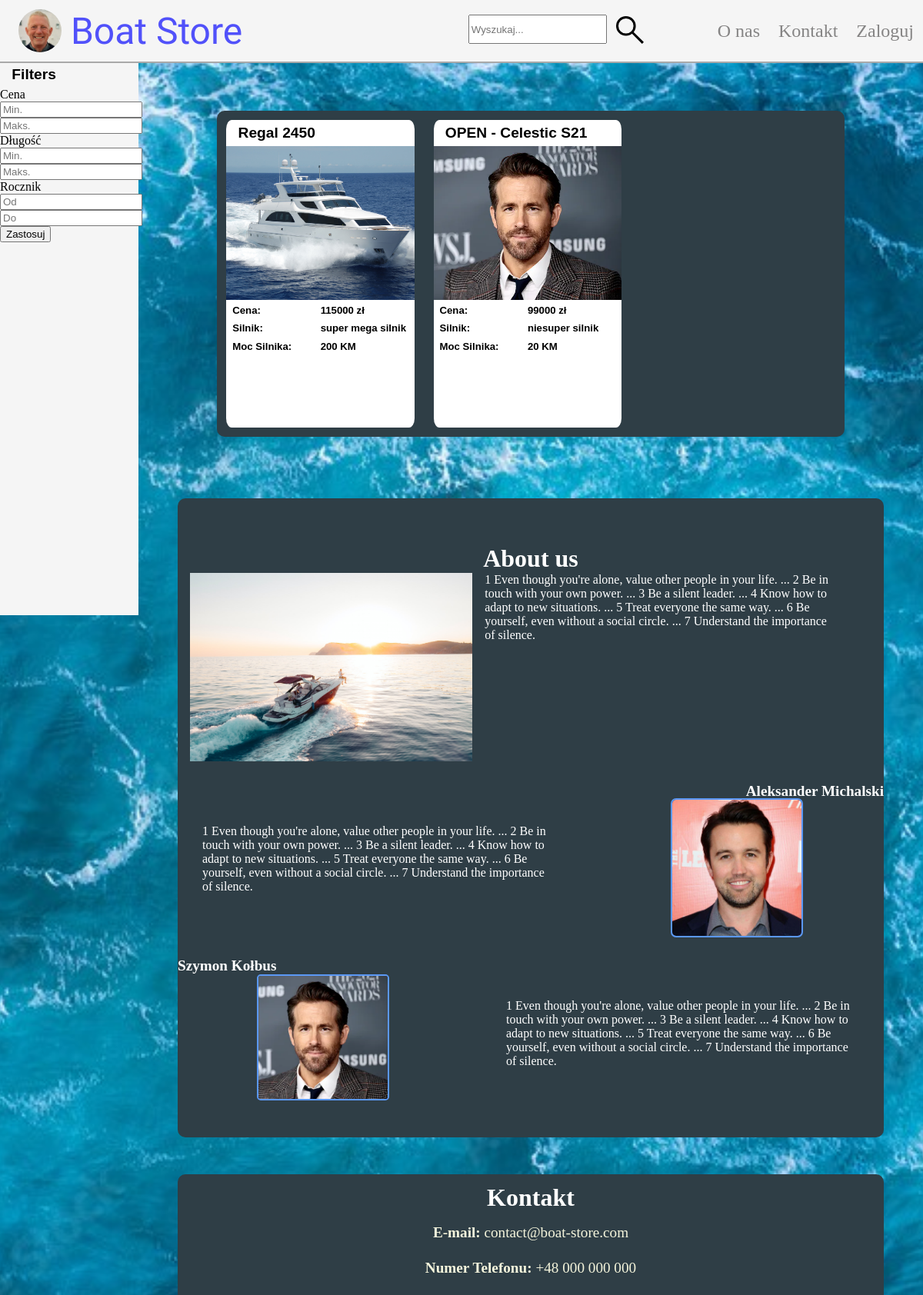
Before: / with the older database file.
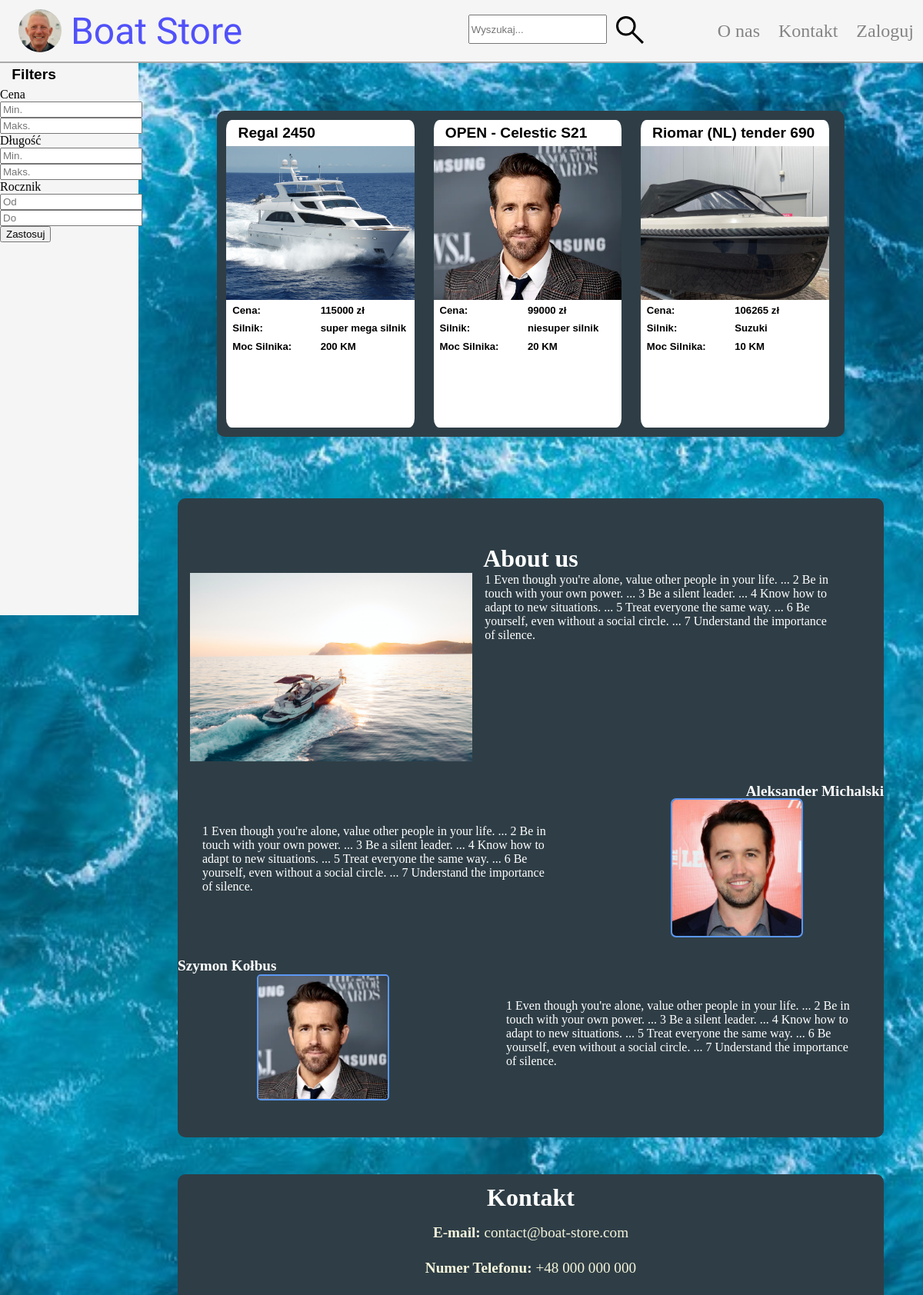
After: the same page with the newer database file.
### tables this page shows
CREATE TABLE `boats` (
  `id` int(11) NOT NULL,
  `model` varchar(50) NOT NULL,
  `production_year` int(11) NOT NULL,
  `price` int(11) NOT NULL,
  `length` decimal(10,2) NOT NULL,
  `height` decimal(10,2) NOT NULL,
  `width` decimal(10,2) NOT NULL,
  `category` enum('engine_boat','rowing_boat','sailing_boat') NOT NULL,
  `engine` varchar(100) NOT NULL,
  `fuel_type` enum('electric','diesel','gas','other') NOT NULL,
  `horse_power` int(11) NOT NULL,
  `main_img_path` varchar(50) NOT NULL,
  `description` text DEFAULT NULL
);

### index.php (the view, shortened to what this page needs)
<?php
    $db = new PDO('mysql:host=localhost;dbname=boat_store', 'root', '');
    $email = $_SESSION['email'] ?? null;
    $search = $_GET['search'] ?? null;
    (!empty($_POST['minLength'])) ? $minLength = $_POST['minLength'] : $minLength = 0;
    (!empty($_POST['maxLength'])) ? $maxLength = $_POST['maxLength'] : $maxLength = 1_000;
    (!empty($_POST['minPrice'])) ? $minPrice = $_POST['minPrice'] : $minPrice = 0;
    (!empty($_POST['maxPrice'])) ? $maxPrice = $_POST['maxPrice'] : $maxPrice = 1_000_000_000;
    (!empty($_POST['minYear'])) ? $minYear = $_POST['minYear'] : $minYear = 0;
    (!empty($_POST['maxYear'])) ? $maxYear = $_POST['maxYear'] : $maxYear = 3000;
    if($search !== null)
    {
        $stmt = $db -> query("  SELECT * FROM boats
                                WHERE boats.model LIKE '%{$search}%'
                                AND boats.length BETWEEN '$minLength' AND '$maxLength'
                                AND boats.price BETWEEN '$minPrice' AND '$maxPrice'
                                AND boats.production_year BETWEEN '$minYear' AND '$maxYear'
                                ");
        $boats = $stmt -> fetchAll();
    }
    else
    {
        $stmt = $db -> query("  SELECT * FROM boats
                                WHERE boats.length BETWEEN '$minLength' AND '$maxLength'
                                AND boats.price BETWEEN '$minPrice' AND '$maxPrice'
                                AND boats.production_year BETWEEN '$minYear' AND '$maxYear'
                                ");
        $boats = $stmt -> fetchAll();
    }
?>
<!DOCTYPE html>
<html lang="en">
<head>
    <link rel="stylesheet" href="style.css">
</head>
<body>
    <div class="nav">
        <img src="images/captain.png" alt="captain" class="logo">
        <a href="index.php" class="title">Boat Store</a>
        <div class="navbar">
            <form action="./index.php" method="get" class="search">
                <input type="text" name="search" id="search" class="search_input" placeholder="Wyszukaj...">
                <button type="submit" class="search_icon"><img src="./images/search_icon.svg" alt="search"></button>
            </form>
            <a href="#about_us" class="menu">O nas</a>
            <a href="#contact" class="menu">Kontakt</a>
            <?php if($email == null): ?>
                <a href="./PHP/login.php" class="menu">Zaloguj</a>
            <?php elseif($email != null): ?>
                <a href="./PHP/logout.php" class="menu">Wyloguj</a>
            <?php endif; ?>
        </div>
    </div>
    <div class="content">
        <div class="side_bar">
            <h4>Filters</h4>
            <form action="./index.php" method="post" class="">
                <div>
                    <div>
                        <p>Cena</p>
                        <input type="text" name="minPrice" id="minPrice" placeholder="Min." pattern="\d*">
                        <input type="text" name="maxPrice" id="maxPrice" placeholder="Maks." pattern="\d*">
                    </div>
                    <div>
                        <p>Długość</p>
                        <input type="text" name="minLength" id="minLength" placeholder="Min." pattern="\d*">
                        <input type="text" name="maxLength" id="maxLength" placeholder="Maks." pattern="\d*">
                    </div>
                    <div>
                        <p>Rocznik</p>
                        <input type="text" name="minYear" id="minYear" placeholder="Od" pattern="\d*">
                        <input type="text" name="maxYear" id="maxYear" placeholder="Do" pattern="\d*">
                    </div>
                    <div>
                        <input type="submit" value="Zastosuj">
                    </div>
                </div>
            </form>
        </div>
        <div class="middle">
            <div class="boats">
                <?php foreach($boats as $index => $b): ?>
                    <a href="./PHP/boat.php?id=<?= $b['id'] ?>" class="boat_card">
                        <div>
                            <h4><?= $b['model'] ?></h4>
                            <img src="<?= $b['main_img_path'] ?>" alt="łódź" class="boat_card_img">
                            <div class="boat_info_parent">
                                <span class="boat_info">Cena: </span><span class="boat_info"><?= $b['price'] ?> zł</span>
                                <span class="boat_info">Silnik: </span><span class="boat_info"><?= $b['engine'] ?></span>
                                <span class="boat_info">Moc Silnika: </span class="boat_info"><span class="boat_info"><?= $b['horse_power'] ?> KM</span>
                            </div>
                        </div>
                    </a>
                <?php endforeach; ?>
            </div>
            <div class="about_us" id="about_us">
                <div class="main">
                    <h3>About us</h3>
                    <img src="images/about_us.png" alt="" class="about_us_boat">
                    <span class="about_us_description">1 Even though you're alone, value other people in your life. ...
                        2 Be in touch with your own power. ...
                        3 Be a silent leader. ...
                        4 Know how to adapt to new situations. ...
                        5 Treat everyone the same way. ...
                        6 Be yourself, even without a social circle. ...
                        7 Understand the importance of silence.</span>
                </div>
                <div class="olek">
                    <h3 class="full_name_right">Aleksander Michalski</h3>
                    <span class="description">1 Even though you're alone, value other people in your life. ...
                        2 Be in touch with your own power. ...
                        3 Be a silent leader. ...
                        4 Know how to adapt to new situations. ...
                        5 Treat everyone the same way. ...
                        6 Be yourself, even without a social circle. ...
                        7 Understand the importance of silence.</span>
                    <img src="images/rob2.png" alt="" class="rob">
                </div>
                <div class="szymon">
                    <h3 class="full_name_left">Szymon Kołbus</h3>
                    <img src="images/ryan2.png" alt="" class="ryan">
                    <span class="description">1 Even though you're alone, value other people in your life. ...
                        2 Be in touch with your own power. ...
                        3 Be a silent leader. ...
                        4 Know how to adapt to new situations. ...
                        5 Treat everyone the same way. ...
                        6 Be yourself, even without a social circle. ...
                        7 Understand the importance of silence.</span>
                </div>
            </div>
            <div class="footer" id="contact">
                <h3>Kontakt</h3>
                <div class="kontakt">
                    <span class="b">E-mail: </span><span class="">contact@boat-store.com</span>
                </div>
                <div class="kontakt">
                    <span class="b">Numer Telefonu: </span><span class=""> +48 000 000 000</span>
                </div>
            </div>
        </div>
    </div>
</body>
</html>

### style.css (style rules this page uses)
* { margin: 0; }
html { height: 100%; width: 100%; scroll-behavior: smooth; }
body { height: 100%; width: 100%; }
.boat_info_parent { padding-left: 0.5rem; padding-right: 0.5rem; }
.boat_info { font-family: 'Lucida Sans', 'Lucida Sans Regular', 'Lucida Grande', 'Lucida Sans Unicode', Geneva, Verdana, sans-serif; display: inline-block; width: 50%; margin-bottom: 0.5em; font-weight: bold; font-size: 1.1vw; }
h4 { font-family: 'Gill Sans', 'Gill Sans MT', Calibri, 'Trebuchet MS', sans-serif; margin: 0; margin-left: 0.5em; padding: 0.3em; font-size: 1.6vw; }
.nav { position: fixed; top: 0; display: flex; width: 100%; height:10vh; border-bottom: solid 2px darkgray; background-color: whitesmoke; align-items: center; z-index: 1; }
.logo { margin: 1vh; margin-left: 2vw; margin-right: 1vw; height: 70%; border-radius: 50%; }
.title { display: flex; justify-content: center; align-items: center; margin: 0; font-family: "Sail", sans-serif; font-size: 6vh; text-decoration: none; color: rgb(81, 81, 250); }
.navbar { display: flex; position: absolute; height: 100%; align-items: center; right: 0px; }
.menu { font-size: 3vh; margin: 1vw; text-decoration: none; color: rgb(133, 132, 132); }
.search_icon { background: none; border: none; width: 1vw; }
.search { display: flex; flex-direction: row; margin-right: 8vw; resize: both; width: 18vw; height: 100%; }
.search_input { width: 80%; height: 40%; transform: translateY(50%); }
.content { display: flex; position: relative; top: 10vh; width: 100%; }
.side_bar { width: 15%; height: 90vh; background-color: whitesmoke; position: sticky; top: 10vh; }
.middle { display: flex; justify-content: center; align-items: center; flex-wrap: wrap; overflow: hidden; width: 85%; height: 100%; }
.boats { display: flex; flex-wrap: wrap; width: 80%; height: 100%; margin-top: 8vh; background-color: #2f3e46; border-radius: 10px; }
.boat_card { display: flex; flex-wrap: wrap; background-color: white; width: 30%; height: 50vh; margin: 1.5%; border-radius: 3%; text-decoration: none; color: black; }
.boat_card_img { object-fit: cover; width: 100%; height: 25vh; }
.about_us { display: flex; flex-wrap: wrap; margin-top: 5em; width: 90%; background-color: #2f3e46; padding-top: 3em; padding-bottom: 3rem; border-radius: 10px; }
#about_us { scroll-margin-top: 10vh; }
.main { display: flex; flex-wrap: wrap; width: 100%; background-color: #2f3e46; }
h3 { text-align: center; font-size: 2rem; color: white; width: 100%; margin-top: 1.5vh; }
.about_us_boat { object-fit: cover; float: left; margin-left: 1em ; width: 40%; }
.about_us_description { float: right; color: white; width: 50%; margin-left: 1em; }
.description { float: right; color: white; width: 50%; padding: 2em }
.olek, .szymon { display: flex; flex-wrap: wrap; margin-top: 1em; width: 100%; background-color: #2f3e46; }
.full_name_right { font-size: 1.6vw; text-align: end; }
.full_name_left { font-size: 1.6vw; text-align: start; }
.rob { object-fit: scale-down; float: right; margin-left: 10vw ; width: 14vw; height: auto; outline: 2px solid rgb(91, 152, 245); border-radius: 5px; }
.ryan { object-fit: scale-down; float: left; margin-left: auto; margin-right: 10vw; width: 14vw; border: solid 2px rgb(91, 152, 245); border-radius: 5px; }
.footer { width: 90%; margin-top: 3em; background-color: #2f3e46; border-top-left-radius: 10px; border-top-right-radius: 10px; }
.kontakt { color: beige; font-size: 1.2rem; text-align: center; margin-top: 2vh; margin-bottom: 3vh; }
.b { font-weight: bold; }

Changed rows visible on the page:
added boats: model "Riomar (NL) tender 690", main_img_path (picture), price "106265", engine "Suzuki", horse_power "10"
